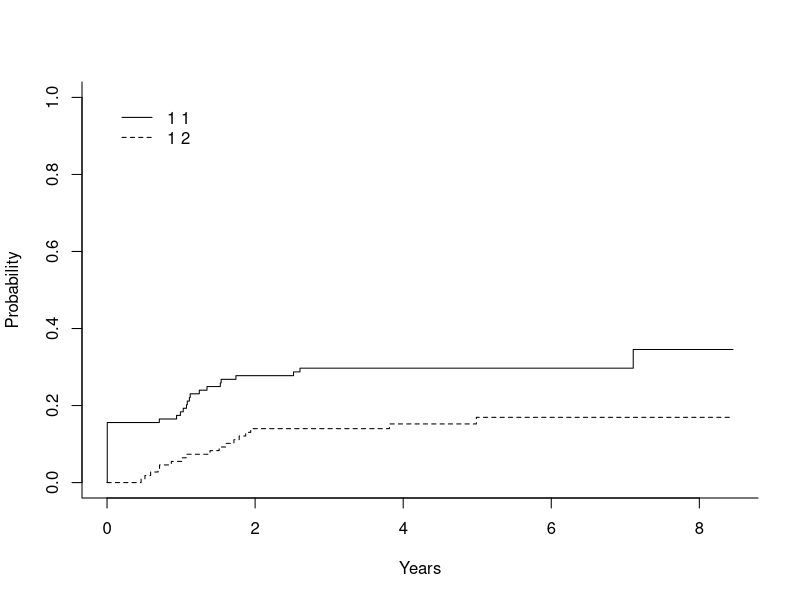

Write the R code that produced this figure.
## ---- chunk 1
hypoxia <- read.csv("hypoxia.csv")
## ---- chunk 2
library("cmprsk")
with(hypoxia, cuminc(dftime,failtype))
with(hypoxia, plot(cuminc(dftime,failtype)))
with(hypoxia, cuminc(dftime,failtype, ifp>20))
## ---- chunk 3
with(hypoxia,crr(dftime,failtype,cbind(ifp,hp5,tumsize)))
